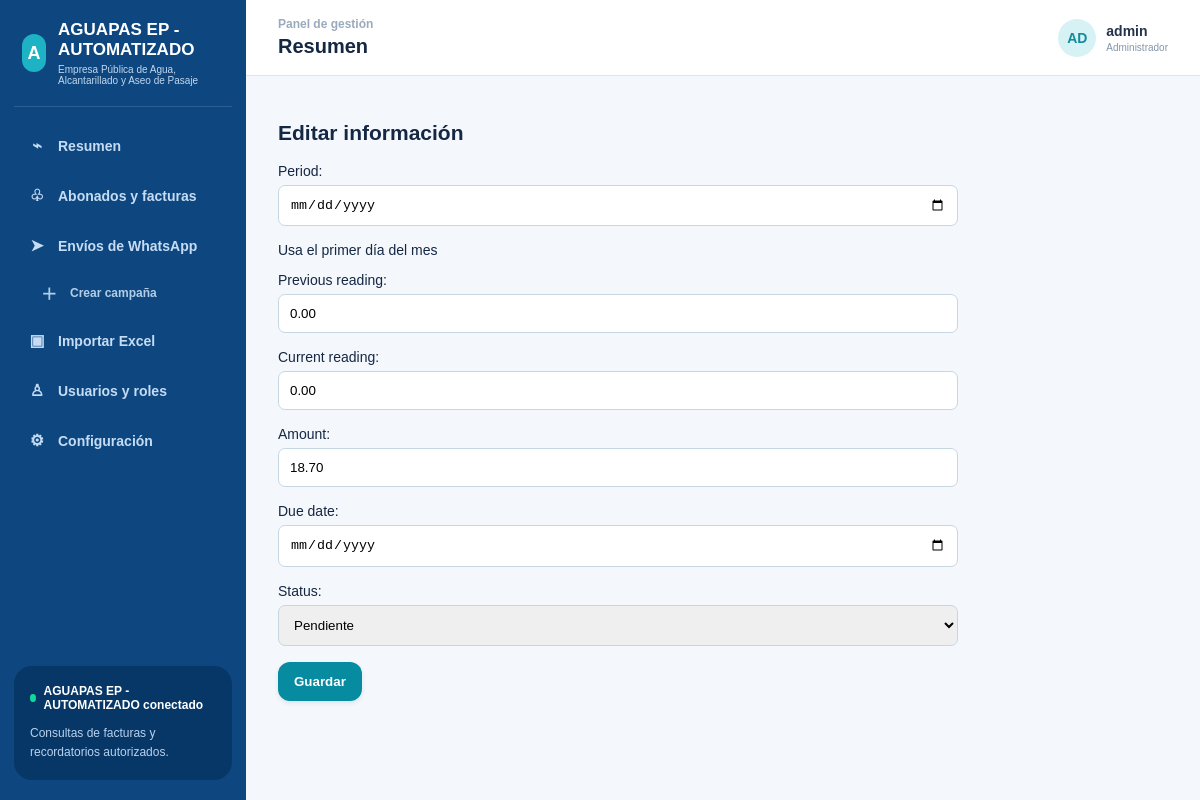
The app's page /facturas/1/editar/ (signed in) with its own data.
### billing/models.py (models this page shows)
class Invoice(models.Model):
    STATUS = [('pending','Pendiente'),('paid','Pagada'),('cancelled','Anulada')]
    subscriber = models.ForeignKey(Subscriber, on_delete=models.CASCADE, related_name='invoices')
    period = models.DateField(help_text='Usa el primer día del mes')
    previous_reading = models.DecimalField(max_digits=12, decimal_places=2, default=0)
    current_reading = models.DecimalField(max_digits=12, decimal_places=2, default=0)
    amount = models.DecimalField(max_digits=12, decimal_places=2, default=0)
    due_date = models.DateField(null=True, blank=True)
    status = models.CharField(max_length=20, choices=STATUS, default='pending')
    created_at = models.DateTimeField(auto_now_add=True)
    class Meta: unique_together = ('subscriber','period'); ordering = ['-period','subscriber__full_name']

### billing/views.py (the view)
# urls.py: path('facturas/<int:pk>/editar/', InvoiceUpdateView.as_view(), name='invoice_edit'),
class InvoiceUpdateView(StaffRequiredMixin, LoginRequiredMixin, UpdateView):
    model = Invoice
    form_class = InvoiceForm
    template_name = 'billing/form.html'
    success_url = reverse_lazy('subscribers')

### billing/forms.py
class InvoiceForm(forms.ModelForm):
    class Meta:
        model = Invoice
        fields = ['period','previous_reading','current_reading','amount','due_date','status']
        widgets = {'period': forms.DateInput(attrs={'type':'date'}), 'due_date': forms.DateInput(attrs={'type':'date'})}

### billing/views.py (called while the page is built)
    def test_func(self):
        return self.request.user.is_staff

### templates/billing/form.html
{% extends 'base.html' %}{% block content %}<div class='card'><h1>Editar información</h1><form class='form' method='post'>{% csrf_token %}{{ form.as_p }}<button class='btn'>Guardar</button></form></div>{% endblock %}

### templates/base.html (shortened to what this page needs)
<!doctype html>
<html lang="es">
<head>
</head>
<body>
<div class="app-shell">
  <aside class="sidebar">
    <div class="brand"><div class="brand-mark">A</div><div><div class="brand-name">AGUAPAS EP - AUTOMATIZADO</div><div class="brand-subtitle">Empresa Pública de Agua, Alcantarillado y Aseo de Pasaje</div></div></div>
    <nav class="nav">
      <a href="{% url 'dashboard' %}" class="{% if request.path == '/' %}active{% endif %}"><span class="nav-icon">⌁</span>Resumen</a>
      <a href="{% url 'subscribers' %}"><span class="nav-icon">♧</span>Abonados y facturas</a>
      <a href="{% url 'campaigns' %}"><span class="nav-icon">➤</span>Envíos de WhatsApp</a>
      <a href="{% url 'campaign_create' %}" class="subnav-link"><span class="nav-icon">＋</span>Crear campaña</a>
      <a href="{% url 'import_excel' %}"><span class="nav-icon">▣</span>Importar Excel</a>
      <a href="{% url 'users' %}" class="{% if '/usuarios/' in request.path %}active{% endif %}"><span class="nav-icon">♙</span>Usuarios y roles</a>
      <a href="{% url 'users' %}" class="{% if '/configuracion/' in request.path %}active{% endif %}"><span class="nav-icon">⚙</span>Configuración</a>
    </nav>
    <div class="bot-status"><div class="status-line"><span class="status-dot"></span>AGUAPAS EP - AUTOMATIZADO conectado</div><p>Consultas de facturas y recordatorios autorizados.</p></div>
  </aside>
  <main class="main">
    <header class="topbar"><div><div class="eyebrow">Panel de gestión</div><h1 class="page-title">{% block header_title %}Resumen{% endblock %}</h1></div><div class="user-chip"><div class="avatar">{{ request.user.username|slice:':2'|upper }}</div><div class="user-meta"><strong>{{ request.user.get_full_name|default:request.user.username }}</strong><small>{% if request.user.is_staff %}Administrador{% else %}Usuario{% endif %}</small></div></div></header>
    <section class="content">{% block content %}{% endblock %}</section>
  </main>
</div>
</body>
</html>

### templates/base.html (style rules this page uses)
:root { --navy:#0e477f;--navy-deep:#073766;--ink:#142743;--muted:#7890aa;--line:#dce6ef;--bg:#f4f7fb;--white:#fff;--cyan:#20a3b5;--green:#25a64b;--amber:#f7b718;--red:#df334b }
* { box-sizing:border-box }
body { margin:0;background:var(--bg);color:var(--ink);font:14px Arial,Helvetica,sans-serif }
.app-shell { min-height:100vh;display:flex }
.sidebar { width:246px;flex:0 0 246px;background:var(--navy);color:#dbeaff;padding:20px 14px;display:flex;flex-direction:column }
.brand { display:flex;align-items:center;gap:12px;padding:0 8px 20px;border-bottom:1px solid #ffffff20 }
.brand-mark { width:38px;height:38px;border-radius:12px;background:#1db2c4;color:#fff;display:grid;place-items:center;font-size:18px;font-weight:700 }
.brand-name { font-size:17px;font-weight:700;color:#fff }
.brand-subtitle { font-size:10px;margin-top:4px;color:#c1d7ef }
.nav { padding-top:16px;display:grid;gap:5px }
.nav a { color:#c5dcf4;text-decoration:none;padding:13px 14px;border-radius:12px;display:flex;align-items:center;gap:12px;font-weight:600 }
.nav-icon { width:18px;text-align:center;font-size:16px }
.bot-status { margin-top:auto;background:#073766;border-radius:18px;padding:18px 16px;color:#fff }
.status-line { font-weight:700;font-size:12px;display:flex;align-items:center;gap:8px }
.status-dot { width:8px;height:8px;border-radius:50%;background:#10d99b }
.bot-status p { font-size:12px;line-height:1.6;color:#b9d2ee;margin:12px 0 0 }
.main { min-width:0;flex:1 }
.topbar { height:76px;background:#fff;border-bottom:1px solid var(--line);display:flex;align-items:center;justify-content:space-between;padding:0 32px }
.eyebrow { color:#9aaabd;font-size:12px;font-weight:600 }
.page-title { font-size:20px;margin:4px 0 0 }
.user-chip { display:flex;align-items:center;gap:10px;color:#25344b }
.avatar { width:38px;height:38px;border-radius:50%;background:#d7f2f5;color:#128b9b;display:grid;place-items:center;font-weight:700 }
.user-meta small { display:block;color:#8496aa;font-size:10px;margin-top:3px }
.content { max-width:none;width:100%;margin:0 auto;padding:28px 32px }
.subnav-link { padding-top:8px!important;padding-bottom:8px!important;margin-left:12px;font-size:12px!important;opacity:.9 }
.btn { background:#078ba0;color:#fff;border:0;border-radius:12px;padding:12px 16px;text-decoration:none;font-weight:700;display:inline-block;cursor:pointer;box-shadow:0 2px 4px #0c62851c }
.form input,.form textarea,.form select,form>input { display:block;width:100%;max-width:680px;padding:11px;margin:6px 0 16px;border:1px solid #c7d7e2;border-radius:7px;box-sizing:border-box }

### records on screen
Invoice: previous_reading "0.00", current_reading "0.00", amount "18.70", status "Pendiente"

### other values on screen
{{ request.user.username|slice:':2'|upper }} "AD"
{{ request.user.get_full_name|default:request.user.username }} "admin"
